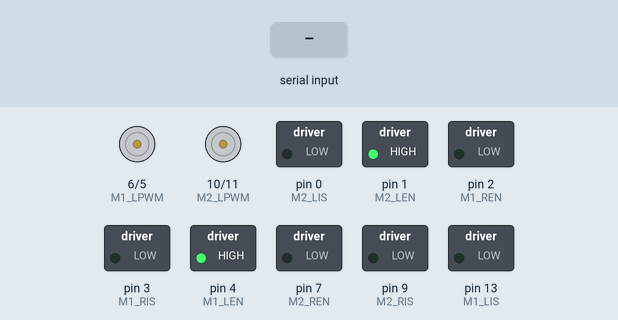
Recording of a sketch running on a simulated Arduino Uno, built with avr-gcc and run on an emulated ATmega328P. Parts: motor-driver pin pairs drawn as motors (green arrow = first pin HIGH = forward, orange = second pin HIGH = backward, longer = more drive), switched loads named in the sketch (green lamp = pin HIGH). The test bench sets the inputs (shaded band).

Above: at 1.2 s.
1.3 s: "1\n" received over the second serial link
At 2.2 s:
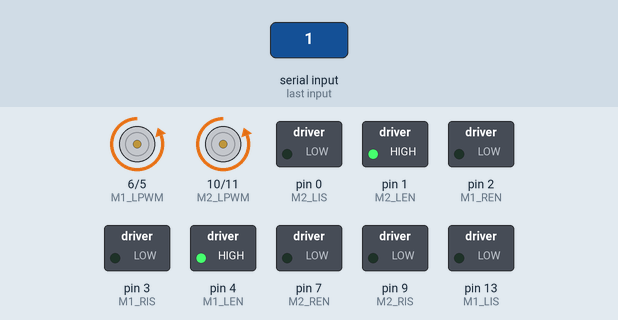
2.8 s: "2\n" received over the second serial link
At 3.4 s:
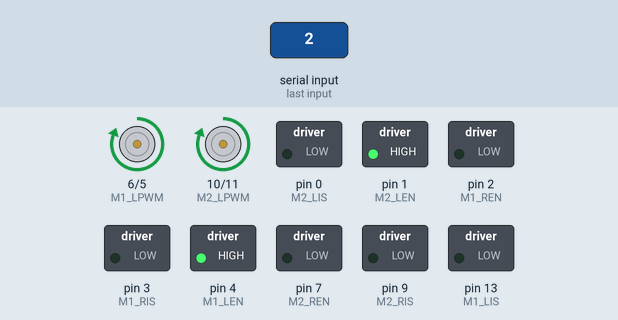
4.3 s: "3\n" received over the second serial link
At 5.5 s:
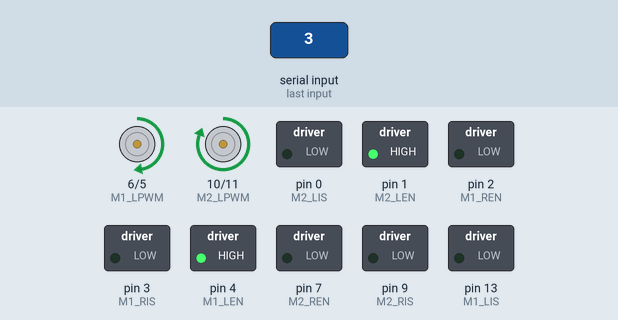
5.8 s: "4\n" received over the second serial link
At 6.8 s:
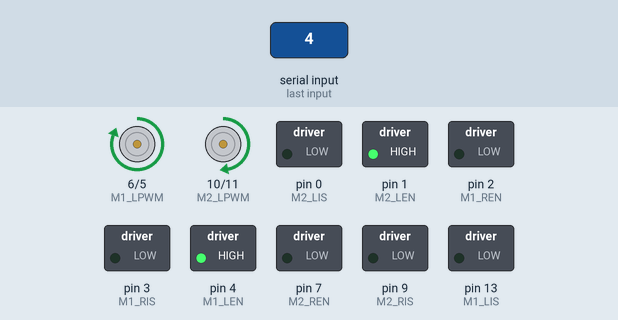
7.3 s: "2\n" received over the second serial link
At 8.0 s:
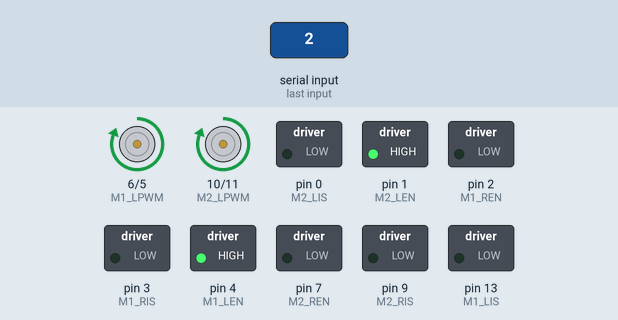
8.8 s: "3\n" received over the second serial link
At 9.1 s:
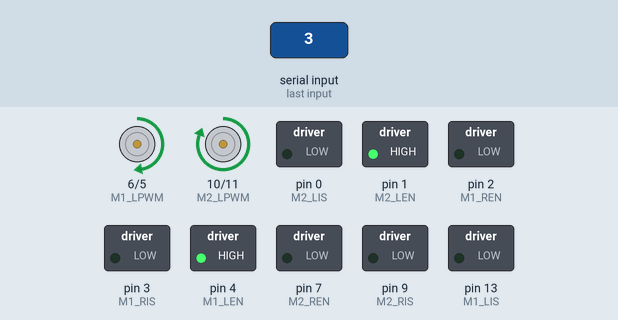
Timing chart, 0 to 11.3 s (numbered marks = the images above; inputs shaded):
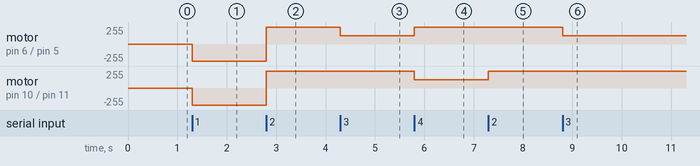

Measured:
- after the input at 1.3 s, motor on pin 6 (M1_LPWM) / pin 5 (M1_RPWM), motor on pin 10 (M2_LPWM) / pin 11 (M2_RPWM): stopped → backward 255/255 at once
- after the input at 2.8 s, motor on pin 6 (M1_LPWM) / pin 5 (M1_RPWM), motor on pin 10 (M2_LPWM) / pin 11 (M2_RPWM): backward 255/255 → forward 255/255 at once
- after the input at 4.3 s, motor on pin 6 (M1_LPWM) / pin 5 (M1_RPWM): forward 255/255 → forward 127/255 at once
- after the input at 5.8 s, motor on pin 6 (M1_LPWM) / pin 5 (M1_RPWM): forward 127/255 → forward 255/255 at once; motor on pin 10 (M2_LPWM) / pin 11 (M2_RPWM): forward 255/255 → forward 127/255 at once
- after the input at 7.3 s, motor on pin 10 (M2_LPWM) / pin 11 (M2_RPWM): forward 127/255 → forward 255/255 at once
- after the input at 8.8 s, motor on pin 6 (M1_LPWM) / pin 5 (M1_RPWM): forward 255/255 → forward 127/255 at once

The sketch:

WallE_Control.ino
```cpp
#include<SoftwareSerial.h>
//M1
int M1_RIS = 3;
int M1_REN = 2;
int M1_RPWM = 5;
int M1_LIS = 13;
int M1_LEN = 4;
int M1_LPWM = 6;

//M2
int M2_RIS = 9;
int M2_REN = 7;
int M2_RPWM = 11;
int M2_LIS = 0;
int M2_LEN = 1;
int M2_LPWM = 10;

int receiver_pins[] = {A0, A1, A2, A3, A4, A5};
int receiver_values[] = {0, 0, 0, 0, 0, 0};
int res_min = 1100;
int res_max = 1900;

int working_range = 255;// motor driver range

boolean prt = true;

int mode = 0;
//-1 - transmeter not connected or out of range
//0- trans connected and ready
//1 - low speed
//2 = high speed mode


SoftwareSerial mySerial(2, 3); // RX, TX

String data;
int btVal;

void setup()
{
  //Serial.begin(115200);

  pinMode(M1_RIS, OUTPUT);
  pinMode(M1_REN, OUTPUT);
  pinMode(M1_RPWM, OUTPUT);
  pinMode(M1_LIS, OUTPUT);
  pinMode(M1_LEN, OUTPUT);
  pinMode(M1_LPWM, OUTPUT);
  digitalWrite(M1_RIS, LOW);
  digitalWrite(M1_LIS, LOW);
  digitalWrite(M1_LEN, HIGH);
  digitalWrite(M1_LEN, HIGH);

  pinMode(M2_RIS, OUTPUT);
  pinMode(M2_REN, OUTPUT);
  pinMode(M2_RPWM, OUTPUT);
  pinMode(M2_LIS, OUTPUT);
  pinMode(M2_LEN, OUTPUT);
  pinMode(M2_LPWM, OUTPUT);
  digitalWrite(M2_RIS, LOW);
  digitalWrite(M2_LIS, LOW);
  digitalWrite(M2_LEN, HIGH);
  digitalWrite(M2_LEN, HIGH);
  mySerial.begin(9600);
}

void loop()
{
 while (mySerial.available())
 {
  {
      data = mySerial.readStringUntil('\n');
      //Serial.print(str);
  }

    btVal = (data.toInt());
    //Serial.print("BlueTooth Value ");
    //Serial.println(btVal);


  switch (btVal)
   {
      case 1:
        //Serial.println("Forward");
        forward();
        break;

      case 2:
       //Serial.println("Reverse");
        reverse();
        break;

      case 3:
       //Serial.println("Left");
        left();
        break;

      case 4:
        //Serial.println("Right");
        right();
        break;

      case 5:
        //Serial.println("Stop");
        stoprobot();
        break;

  }

 }


   if (mySerial.available() < 0)
    {
     //Serial.println("No Bluetooth Data ");
    }

}

void forward()
{
   analogWrite(M1_RPWM, 255);
   analogWrite(M1_LPWM, 0);
   analogWrite(M2_RPWM, 255);
   analogWrite(M2_LPWM, 0);
}

void reverse()
{
   analogWrite(M1_RPWM, 0);
   analogWrite(M1_LPWM, 255);
   analogWrite(M2_RPWM, 0);
   analogWrite(M2_LPWM, 255);
}

void left()
{
   analogWrite(M1_RPWM, 0);
   analogWrite(M1_LPWM, 127);
   analogWrite(M2_RPWM, 0);
   analogWrite(M2_LPWM, 255);
}

void right()
{
   analogWrite(M1_RPWM, 0);
   analogWrite(M1_LPWM, 255);
   analogWrite(M2_RPWM, 0);
   analogWrite(M2_LPWM, 127);
}

void stoprobot()
{
   analogWrite(M1_RPWM, 0);
   analogWrite(M1_LPWM, 0);
   analogWrite(M2_RPWM, 0);
   analogWrite(M2_LPWM, 0);
}
```
